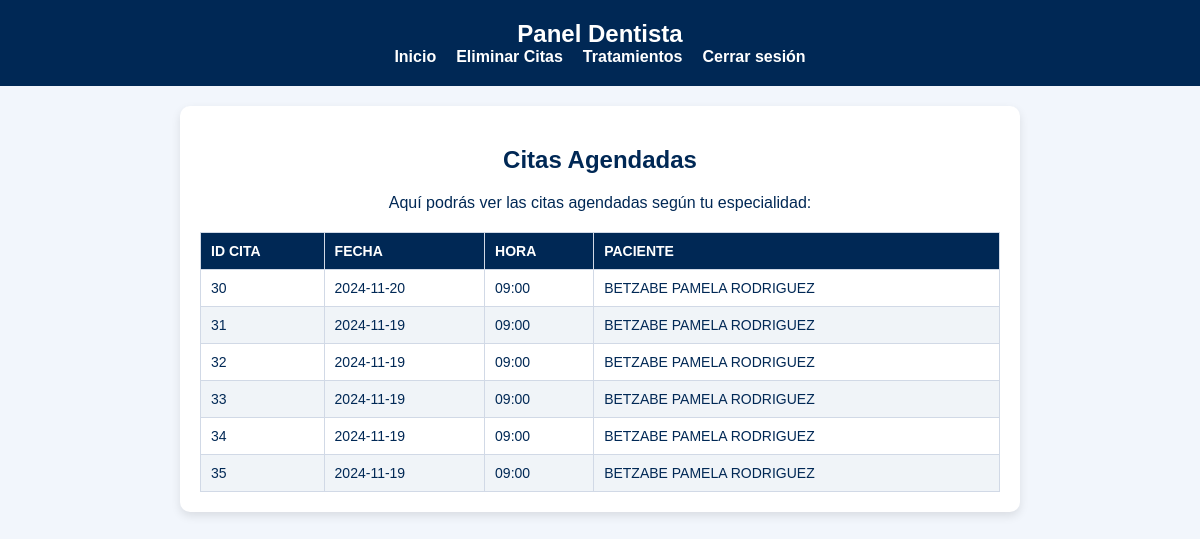
/dentista.php (signed in), run on the app's committed database.
### tables this page shows
CREATE TABLE `citas` (
  `Id_cita` int(11) NOT NULL,
  `Fecha` varchar(25) DEFAULT NULL,
  `Hora` varchar(25) DEFAULT NULL,
  `Id_paciente` int(11) DEFAULT NULL,
  `Id_pago` int(11) DEFAULT NULL,
  `Id_personal` int(11) DEFAULT NULL
);

CREATE TABLE `pacientes` (
  `Id_paciente` int(10) NOT NULL,
  `Nombre` varchar(25) NOT NULL,
  `Apellido_Paterno` varchar(25) NOT NULL,
  `Apellido_Materno` varchar(30) NOT NULL,
  `Fecha_nacimiento` date NOT NULL,
  `Genero` varchar(10) NOT NULL,
  `Direccion` varchar(50) NOT NULL,
  `Telefono` int(10) NOT NULL,
  `Diagnostico` varchar(200) NOT NULL,
  `Usuario` varchar(25) NOT NULL,
  `Contrasena` varchar(25) NOT NULL
);

### dentista.php (the view, shortened to what this page needs)
<?php
include('conexion.php');
$id_dentista = $_SESSION['id_personal'];
$sql_especialidad = "SELECT Especialidad FROM personal WHERE Id_personal = ?";
$stmt = $conn->prepare($sql_especialidad);
$stmt->bind_param("i", $id_dentista);
$stmt->execute();
$result_especialidad = $stmt->get_result();
if ($result_especialidad->num_rows > 0) {
    $especialidad_dentista = $result_especialidad->fetch_assoc()['Especialidad'];
} else {
    die("No se pudo obtener la especialidad del dentista.");
}
$sql_citas = "SELECT citas.Id_cita, citas.Fecha, citas.Hora, pacientes.Nombre AS paciente_nombre,
                    pacientes.Apellido_paterno AS paciente_apellido, personal.Nombre AS dentista_nombre
              FROM citas
              JOIN pacientes ON citas.Id_paciente = pacientes.Id_paciente
              JOIN personal ON citas.Id_personal = personal.Id_personal
              WHERE citas.Id_personal = ? AND personal.Especialidad = ?";
$stmt = $conn->prepare($sql_citas);
$stmt->bind_param("is", $id_dentista, $especialidad_dentista);
$stmt->execute();
$result_citas = $stmt->get_result();
?>
<!DOCTYPE html>
<html lang="es">
<head>
</head>
<body>
    <header>
        <h1>Panel Dentista</h1>
        <nav>
            <ul>
                <li><a href="dentista.php">Inicio</a></li>
                <li><a href="eliminar_citad.php">Eliminar Citas</a></li>
                <li><a href="tratamientos.php">Tratamientos</a></li>
                <li><a href="index.php">Cerrar sesión</a></li>
            </ul>
        </nav>
    </header>
    <section>
        <h2>Citas Agendadas</h2>
        <p>Aquí podrás ver las citas agendadas según tu especialidad: <?php echo htmlspecialchars($especialidad_dentista); ?></p>
        <table>
            <thead>
                <tr>
                    <th>ID Cita</th>
                    <th>Fecha</th>
                    <th>Hora</th>
                    <th>Paciente</th>
                </tr>
            </thead>
            <tbody>
                <?php
                if ($result_citas->num_rows > 0) {
                    while($row = $result_citas->fetch_assoc()) {
                        echo "<tr>";
                        echo "<td>" . $row['Id_cita'] . "</td>";
                        echo "<td>" . $row['Fecha'] . "</td>";
                        echo "<td>" . $row['Hora'] . "</td>";
                        echo "<td>" . $row['paciente_nombre'] . " " . $row['paciente_apellido'] . "</td>";
                        echo "</tr>";
                    }
                } else {
                    echo "<tr><td colspan='4'>No tienes citas agendadas en tu especialidad.</td></tr>";
                }
                ?>
            </tbody>
        </table>
    </section>
</body>
</html>

### dentista.php (style rules this page uses)
body { font-family: Arial, sans-serif; margin: 0; padding: 0; background-color: #f2f6fc; color: #002855; }
header { background-color: #002855; color: #ffffff; padding: 20px; text-align: center; }
header h1 { margin: 0; font-size: 24px; }
nav ul { list-style-type: none; margin: 0; padding: 0; display: flex; justify-content: center; gap: 20px; }
nav ul li { display: inline; }
nav ul li a { color: #ffffff; text-decoration: none; font-size: 16px; font-weight: bold; }
section { padding: 20px; max-width: 800px; margin: 0 auto; background-color: #ffffff; box-shadow: 0 4px 10px rgba(0, 0, 0, 0.1); border-radius: 10px; margin-top: 20px; }
section h2 { color: #002855; text-align: center; margin-bottom: 20px; }
section p { text-align: center; color: #002855; }
table { width: 100%; border-collapse: collapse; margin-top: 20px; }
table th, table td { text-align: left; padding: 10px; border: 1px solid #d1d9e6; }
table th { background-color: #002855; color: #ffffff; text-transform: uppercase; font-size: 14px; }
table tr:nth-child(even) { background-color: #f0f4f8; }
table td { font-size: 14px; color: #002855; }

### data on the page
citas: Id_cita "30", Fecha "2024-11-20", Hora "09:00", Id_paciente.Nombre "BETZABE PAMELA", Id_paciente.Apellido_Paterno "RODRIGUEZ"
citas: Id_cita "31", Fecha "2024-11-19", Hora "09:00", Id_paciente.Nombre "BETZABE PAMELA", Id_paciente.Apellido_Paterno "RODRIGUEZ"
citas: Id_cita "32", Fecha "2024-11-19", Hora "09:00", Id_paciente.Nombre "BETZABE PAMELA", Id_paciente.Apellido_Paterno "RODRIGUEZ"
citas: Id_cita "33", Fecha "2024-11-19", Hora "09:00", Id_paciente.Nombre "BETZABE PAMELA", Id_paciente.Apellido_Paterno "RODRIGUEZ"
citas: Id_cita "34", Fecha "2024-11-19", Hora "09:00", Id_paciente.Nombre "BETZABE PAMELA", Id_paciente.Apellido_Paterno "RODRIGUEZ"
citas: Id_cita "35", Fecha "2024-11-19", Hora "09:00", Id_paciente.Nombre "BETZABE PAMELA", Id_paciente.Apellido_Paterno "RODRIGUEZ"
